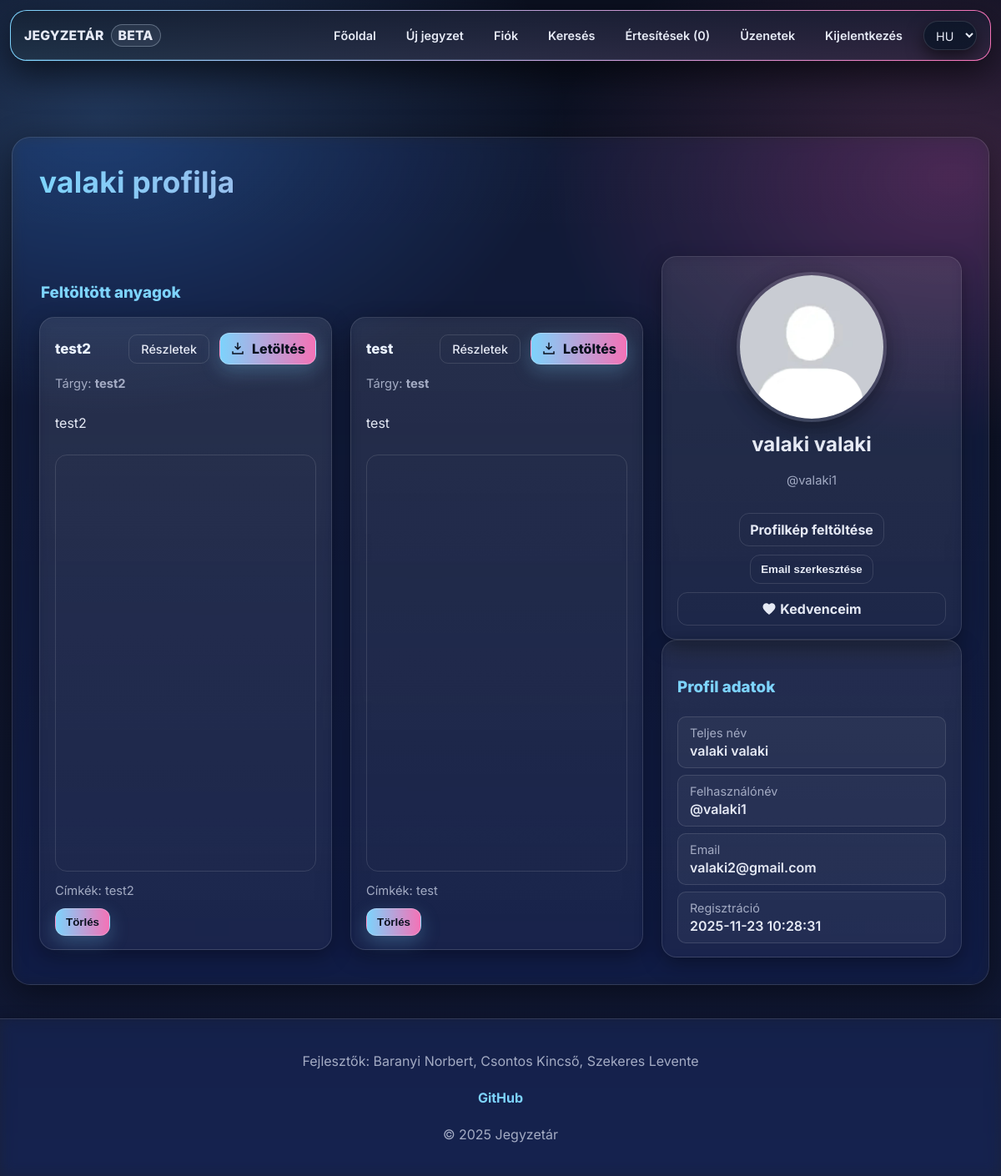
The page /profile.php?userid=6 (signed in) on the database its author committed.
### tables this page shows
CREATE TABLE `users` (
  `id` int(11) NOT NULL,
  `lastname` varchar(100) DEFAULT NULL,
  `firstname` varchar(100) DEFAULT NULL,
  `username` varchar(50) NOT NULL,
  `birthdate` date DEFAULT NULL,
  `gender` varchar(10) DEFAULT NULL,
  `email` varchar(50) NOT NULL,
  `profile_picture` varchar(255) DEFAULT NULL,
  `password` varchar(255) NOT NULL,
  `security_question` varchar(255) NOT NULL,
  `security_answer` varchar(255) NOT NULL,
  `admin` tinyint(1) NOT NULL,
  `registration_date` datetime DEFAULT NULL,
  `language` varchar(5) NOT NULL DEFAULT 'hu',
  `oauth_provider` varchar(20) DEFAULT NULL,
  `oauth_sub` varchar(191) DEFAULT NULL,
  `email_verified` tinyint(1) NOT NULL DEFAULT 0
);

CREATE TABLE `files` (
  `id` int(11) NOT NULL,
  `uploaded_by` int(11) DEFAULT NULL,
  `name` varchar(255) NOT NULL,
  `file_name` varchar(255) NOT NULL,
  `description` text DEFAULT NULL,
  `file_path` varchar(255) NOT NULL,
  `subject` varchar(100) NOT NULL,
  `tags` varchar(255) NOT NULL,
  `tn_name` varchar(255) DEFAULT NULL
);

### assets/php/lang.php (called while the page is built, shortened)
<?php
    $supported_langs = ['hu', 'en', 'de'];
    $lang = $_SESSION['lang'] ?? ($_COOKIE['lang'] ?? 'hu');
    if (isset($user['language']) && in_array($user['language'], $supported_langs, true)) {
        $lang = $user['language'];
    }
    $translations = [];
    $sql = $conn->query(
        "SELECT t_key, text FROM translations WHERE lang_code = '" .
        $conn->real_escape_string($lang) . "'"
    );
    while ($row = $sql->fetch_assoc()) {
        $translations[$row['t_key']] = $row['text'];
    }
    if (!function_exists('t')) {
        function t(string $key, string $fallback = ''): string {
            global $translations;
            if (isset($translations[$key])) {
                return $translations[$key];
            }
            return $fallback !== '' ? $fallback : $key;
        }
    }

### profile.php (the view, shortened to what this page needs)
<?php
    require "assets/php/db.php";
    require "assets/php/lang.php";
    $profileId = isset($_GET['userid']) ? (int)$_GET['userid'] : 0;
    $res = $conn->query("SELECT * FROM users WHERE id={$profileId} LIMIT 1");
    $profile = $res->fetch_assoc();
    $viewerId = (int)$_COOKIE['id'];
    $isOwner  = ($viewerId === (int)$profile['id']);
    $profile_picture_path = "assets/img/default_profile_picture.jpg";
    $is_birthday = false;
    if (!empty($profile['birthdate'])) {
        $is_birthday = (date('m-d', strtotime($profile['birthdate'])) === date('m-d'));
    }
?>
<!DOCTYPE html>
<html lang="<?= $lang ?>">
<head>
    <link rel="stylesheet" href="assets/css/styles.aurora.css">
</head>
<body>
<?php include 'assets/php/navbar.php'; ?>
<div class="main">
    <h1><?= htmlspecialchars($profile['firstname']) . ' ' . t('profile_of') ?></h1>
    <div class="home-grid">
        <aside class="content-aside">
            <div class="card profile-center">
                <div class="avatar-wrap <?= $is_birthday ? 'is-birthday' : '' ?>" style="--avatar-size:180px">
                    <div class="avatar-box">
                        <img class="profile-picture"
                             src="<?= htmlspecialchars($profile_picture_path) ?>"
                             alt="<?= t('profile_picture_alt') ?>">
                    </div>
                </div>
                <h2 class="profile-name"><?= htmlspecialchars($profile['lastname'] . ' ' . $profile['firstname']) ?></h2>
                <p class="entry-meta profile-username">@<?= htmlspecialchars($profile['username']) ?></p>
                <?php if ($isOwner): ?>
                    <div class="profile-actions">
                        <form method="POST" enctype="multipart/form-data">
                            <label for="profile_picture" class="btn-ghost"><?= t('btn_upload_profile_pic') ?></label>
                        </form>
                        <form method="POST">
                            <button type="submit" name="edit-email-btn" class="btn-ghost">
                                <?= t('btn_edit_email') ?>
                            </button>
                        </form>
                        <a href="favorites.php" class="btn-ghost">
                            Kedvenceim
                        </a>
                    </div>
                <?php endif; ?>
            </div>
            <div class="card">
                <h3><?= t('profile_data') ?></h3>
                <div class="profile-info-card">
                    <div class="profile-info-item">
                        <div class="profile-info-label"><?= t('profile_fullname') ?></div>
                        <div class="profile-info-value">
                            <?= htmlspecialchars($profile['lastname'] . ' ' . $profile['firstname']) ?>
                        </div>
                    </div>
                    <div class="profile-info-item">
                        <div class="profile-info-label"><?= t('profile_username') ?></div>
                        <div class="profile-info-value">@<?= htmlspecialchars($profile['username']) ?></div>
                    </div>
                    <?php if ($isOwner): ?>
                        <div class="profile-info-item">
                            <div class="profile-info-label">Email</div>
                            <div class="profile-info-value"><?= htmlspecialchars($profile['email']) ?></div>
                        </div>
                        <div class="profile-info-item">
                            <div class="profile-info-label"><?= t('profile_registration') ?></div>
                            <div class="profile-info-value"><?= htmlspecialchars($profile['registration_date']) ?></div>
                        </div>
                    <?php endif; ?>
                </div>
            </div>
        </aside>
        <section class="content-main">
            <div class="section-titlebar">
                <h3><?= t('profile_uploaded_files') ?></h3>
            </div>
            <?php
            $files = $conn->query("SELECT * FROM files WHERE uploaded_by={$profile['id']} ORDER BY id DESC");
            if ($files && $files->num_rows > 0): ?>
                <div class="content-grid grid-large">
                    <?php while ($file = $files->fetch_assoc()):
                        $uploader_q = $conn->query("SELECT username FROM users WHERE id=".(int)$file['uploaded_by']." LIMIT 1");
                        $uploader   = $uploader_q ? $uploader_q->fetch_assoc() : ['username' => 'ismeretlen'];
                        $ext = pathinfo($file['file_name'], PATHINFO_EXTENSION);
                        ?>
                        <article class="card">
                            <header class="card-head">
                                <h4 class="entry-title"><?= htmlspecialchars($file['name']) ?></h4>
                                <a class="note-desc-btn" href="note.php?id=<?= (int)$file['id'] ?>">
                                    <?= t('btn_details') ?>
                                </a>
                                <a class="entry-download-btn" href="assets/php/download.php?id=<?= (int)$file['id'] ?>">
                                    <svg class="icon icon-download" viewBox="0 0 24 24" aria-hidden="true">
                                        <path d="M12 3v10m0 0l-4-4m4 4l4-4M4 17v3h16v-3"
                                              fill="none" stroke="currentColor" stroke-width="2" stroke-linecap="round"/>
                                    </svg>
                                    <?= t('btn_download') ?>
                                </a>
                            </header>
                            <?php if (!empty($file['subject'])): ?>
                                <p class="entry-meta">
                                    <?= t('label_subject') ?>
                                    <strong><?= htmlspecialchars($file['subject']) ?></strong>
                                </p>
                            <?php endif; ?>
                            <p><?= htmlspecialchars($file['description'] ?? '') ?></p>
                            <?php
                            $safe_path = "users/".htmlspecialchars($uploader['username'])."/".htmlspecialchars($file['file_name']);
                            if ($ext === 'docx'): ?>
                                <p><b><?= t('docx_warning') ?></b></p>
                            <?php elseif ($ext === 'mp4'): ?>
                                <video controls class="file-preview">
                                    <source src="<?= $safe_path ?>" type="video/mp4">
                                </video>
                            <?php elseif ($ext === 'pdf'): ?>
                                <iframe src="<?= $safe_path ?>" width="100%" height="500"></iframe>
                            <?php endif; ?>
                            <?php if (!empty($file['tags'])): ?>
                                <p class="entry-meta">
                                    <?= t('label_tags') ?>
                                    <?= htmlspecialchars($file['tags']) ?>
                                </p>
                            <?php endif; ?>
                            <?php if ($isOwner && (int)$file['uploaded_by'] === $viewerId): ?>
                                <form method="POST" action="assets/php/delete.php">
                                    <button type="submit" class="entry-download-btn">
                                        <?= t('btn_delete_file') ?>
                                    </button>
                                </form>
                            <?php endif; ?>
                        </article>
                    <?php endwhile; ?>
                </div>
            <?php else: ?>
                <div class="card">
                    <p><?= t('empty_no_files') ?></p>
                </div>
            <?php endif; ?>
        </section>
    </div>
</div>
<?php include 'assets/php/footer.php'; ?>
</body>
</html>

### assets/php/navbar.php (shortened to what this page needs)
<?php
    $isLoggedIn = isset($_COOKIE['id']);
    $user = null;
    $notify_number = 0;
    if ($isLoggedIn) {
        $userid = $_COOKIE['id'];
        $sql = "SELECT * FROM users WHERE id='" . $conn->real_escape_string($userid) . "'";
        $found_user = $conn->query($sql);
        if ($found_user && $found_user->num_rows > 0) {
            $user = $found_user->fetch_assoc();
            $sql = "SELECT * FROM notifys WHERE toid = $userid AND readed = 0";
            $founded_notify = $conn->query($sql);
            $notify_number = $founded_notify ? $founded_notify->num_rows : 0;
        } else {
            $isLoggedIn = false;
            setcookie("id", "", time() - 3600, "/");
        }
    }
    $currentUserId = ($user['id'] ?? 0);
?>
<nav class="navbar">
    <div class="navbar-content">
        <div class="brand"><span>Jegyzetár</span><span class="brand-badge">beta</span></div>
        <ul class="nav-links">
            <li><a href="index.php"><?= t('nav_home') ?></a></li>
            <li><a href="upload.php"><?= t('nav_upload') ?></a></li>
            <li><a href="profile.php?userid=<?= $currentUserId ?>"><?= t('nav_profil') ?></a></li>
            <li><a href="search.php"><?= t('nav_search') ?></a></li>
            <li><a href="notify.php"><?= t('nav_notify') ?> (<?= $notify_number ?>)</a></li>
            <li><a href="messages.php"><?= t('nav_messages') ?></a></li>
            <?php if ($isLoggedIn): ?>
                <li><a href="assets/php/logout.php"><?= t('nav_logout') ?></a></li>
            <?php else: ?>
                <li><a href="reglog.php?mode=login"><?= t('nav_login') ?></a></li>
            <?php endif; ?>
            <form method="get" style="display:inline;">
                <select name="lang" onchange="this.form.submit()" class="select">
                    <option value="hu" <?= $lang === 'hu' ? 'selected' : '' ?>>HU</option>
                </select>
            </form>
        </ul>
    </div>
</nav>

### assets/php/footer.php
<?php
    require __DIR__ . "/lang.php";
?>
<footer>
    <div class="footer-inner">
        <p>
            <?= t('footer_developers_label') ?>:
            Baranyi Norbert, Csontos Kincső, Szekeres Levente
        </p>
        <a href="https://github.com/doomhyena/jegyzetar.eu"
           target="_blank"
           rel="noopener noreferrer">
            <?= t('footer_github_link') ?>
        </a>
        <p><?= t('footer_rights') ?></p>
    </div>
</footer>

### rows shown on the page
users: lastname+firstname "valaki valaki", username "valaki1", email "valaki2@gmail.com", registration_date "2025-11-23 10:28:31"
files: name "test2", subject "test2", description "test2", tags "test2"
files: name "test", subject "test", description "test", tags "test"

### other values the page prints
t('nav_home') "Főoldal"
t('nav_upload') "Új jegyzet"
t('nav_profil') "Fiók"
t('nav_search') "Keresés"
t('nav_notify') "Értesítések"
$notify_number "0"
t('nav_messages') "Üzenetek"
t('nav_logout') "Kijelentkezés"
t('btn_upload_profile_pic') "Profilkép feltöltése"
t('btn_edit_email') "Email szerkesztése"
t('profile_data') "Profil adatok"
t('profile_fullname') "Teljes név"
t('profile_username') "Felhasználónév"
t('profile_registration') "Regisztráció"
t('profile_uploaded_files') "Feltöltött anyagok"
